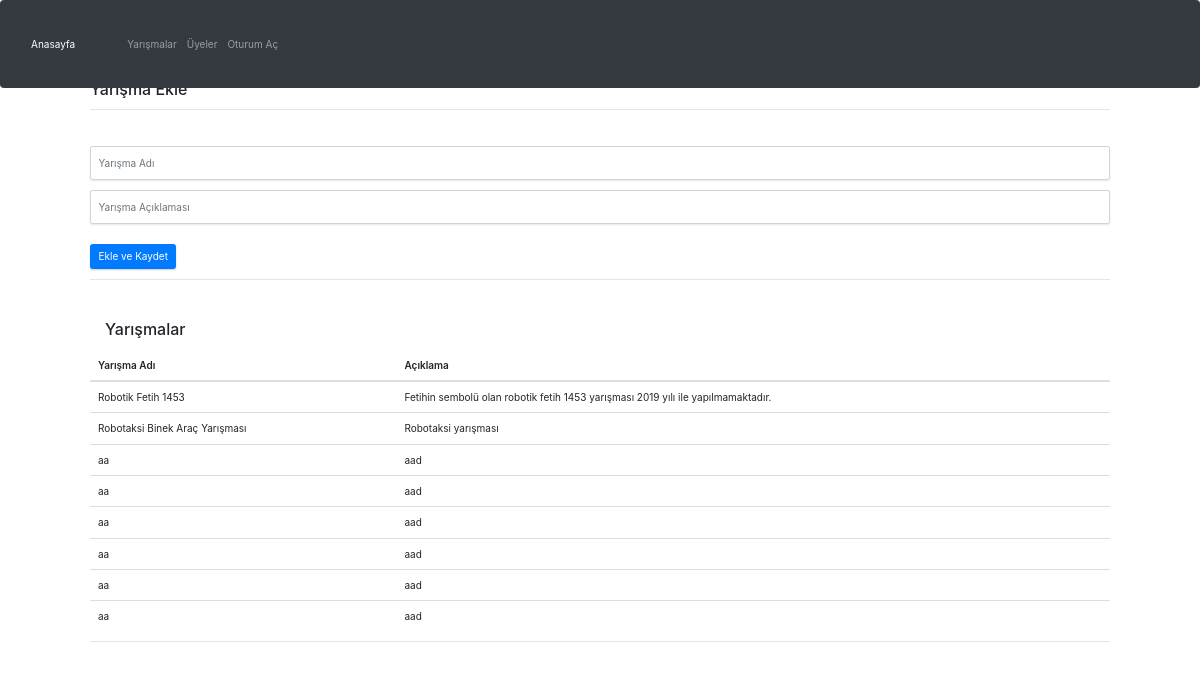
The app's page /Competitions with its own data.
### todo/models.py (models this page shows, shortened)
class competition(models.Model):
	competitionName = models.CharField(max_length = 100, verbose_name = "Yarışma Adı")
	competitionComment = models.CharField(max_length = 500, verbose_name = "Yarışma Açıklaması")

### todo/views.py (the view)
# urls.py: path('Competitions', views.CompetitionPage),
def CompetitionPage(request):
	competitions = competition.objects.all
	return render(request, "competitionPage.html",{"competitions":competitions})

### templates/competitionPage.html (shortened to what this page needs)
<!doctype html>
<html lang="en">
<head>
	<link rel="stylesheet" href="assets/vendor/bootstrap/css/bootstrap.min.css">
	<link rel="stylesheet" href="assets/vendor/font-awesome/css/font-awesome.min.css">
	<link rel="stylesheet" href="assets/vendor/linearicons/style.css">
	<link rel="stylesheet" href="assets/vendor/chartist/css/chartist-custom.css">
	<link rel="stylesheet" href="https://maxcdn.bootstrapcdn.com/bootstrap/4.0.0/css/bootstrap.min.css">
	<link rel="stylesheet" href="assets/css/main.css">
	 <link href="https://getbootstrap.com/docs/4.0/dist/css/bootstrap.min.css" rel="stylesheet">
	<link rel="stylesheet" href="assets/css/demo.css">
</head>
<body>
	<header>
      <nav class="navbar navbar-expand-md navbar-dark fixed-top bg-dark">
        <div class="collapse navbar-collapse" id="navbarCollapse">
          <ul class="navbar-nav mr-auto">
            <li class="nav-item active">
              <a class="nav-link" href="index.html">Anasayfa <span class="sr-only">(current)</span></a>
            </li>
            <li class="nav-item">
              <a class="nav-link" href="Competitions">Yarışmalar</a>
            </li>
             <li class="nav-item">
              <a class="nav-link" href="Members">Üyeler</a>
            </li>
              <li class="nav-item">
              <a class="nav-link" href="admin/login/">Oturum Aç</a>
            </li>
          </ul>
        </div>
      </nav>
    </header>
	<div class="container" style="padding-top: 70px;">
			<div class="container-fluid">
				<div >
					<div>
						<div>
							<div class="container-fluid">
								<div class="panel-heading">
									<h4 class="panel-title">Yarışma Ekle</h4>
									<hr>
								</div>
								<div class="panel-body">
							<form class="form-auth-small" action="/competitionSend" method="post">
								<div class="form-group">
									<input name="RcompetitionName" type="school" class="form-control"  value="" placeholder="Yarışma Adı">
								</div>
								<div class="form-group">
									<input name="RcompetitionComment" type="faculty" class="form-control" value="" placeholder="Yarışma Açıklaması">
								</div>
								<button type="submit" class="btn btn-primary">Ekle ve Kaydet</button>
									<hr>
							</form>
							<div class="panel-heading">
							<h4 class="panel-title" style="padding-top: 20px;">Yarışmalar</h4>
							</div>
									{% if competitions %}
									<table class="table">
										<thead>
											<tr>
												<th>Yarışma Adı</th>
												<th>Açıklama</th>
											</tr>
										</thead>
										<tbody>
											{% for competition in competitions %}
											<tr>
												<td>{{competition.competitionName}}</td>
												<td>{{competition.competitionComment}}</td>
											</tr>
											{% endfor %}
										</tbody>
									</table>
									{% else %}
									<div class="alert alert-danger">Hata Herhangi bir veri okunamadı...</div>
									{% endif %}
										<hr>
								</div>
							</div>
						</div>
					</div>
					</div>
			</div>
		</div>
</body>
</html>

### templates/assets/css/main.css (style rules this page uses)
html { position: relative; min-height: 100%; }
body { background-color: #F3F5F8; font-family: "Source Sans Pro", sans-serif; font-size: 15px; color: #676a6d; }
a { color: #3287B2; }
th { font-weight: 600; }
.navbar-nav > li > a { padding: 28px 20px; }
.navbar-nav > li > a > span { position: relative; top: 2px; }
.form-control { -moz-box-shadow: 0px 1px 2px 0 rgba(0, 0, 0, 0.1); -webkit-box-shadow: 0px 1px 2px 0 rgba(0, 0, 0, 0.1); box-shadow: 0px 1px 2px 0 rgba(0, 0, 0, 0.1); -webkit-border-radius: 2px; -moz-border-radius: 2px; border-radius: 2px; border-color: #eaeaea; background-color: #fcfcfc; }
.btn { -webkit-border-radius: 2px; -moz-border-radius: 2px; border-radius: 2px; -moz-box-shadow: 0px 1px 2px 0 rgba(0, 0, 0, 0.2); -webkit-box-shadow: 0px 1px 2px 0 rgba(0, 0, 0, 0.2); box-shadow: 0px 1px 2px 0 rgba(0, 0, 0, 0.2); padding: 6px 22px; }
.btn-primary { background-color: #00AAFF; border-color: #00a0f0; }

### records on screen
competition: competitionName "Robotik Fetih 1453", competitionComment "Fetihin sembolü olan robotik fetih 1453 yarışması 2019 yılı ile yapılmamaktadır."
competition: competitionName "Robotaksi Binek Araç Yarışması", competitionComment "Robotaksi yarışması"
competition: competitionName "aa", competitionComment "aad"
competition: competitionName "aa", competitionComment "aad"
competition: competitionName "aa", competitionComment "aad"
competition: competitionName "aa", competitionComment "aad"
competition: competitionName "aa", competitionComment "aad"
competition: competitionName "aa", competitionComment "aad"
